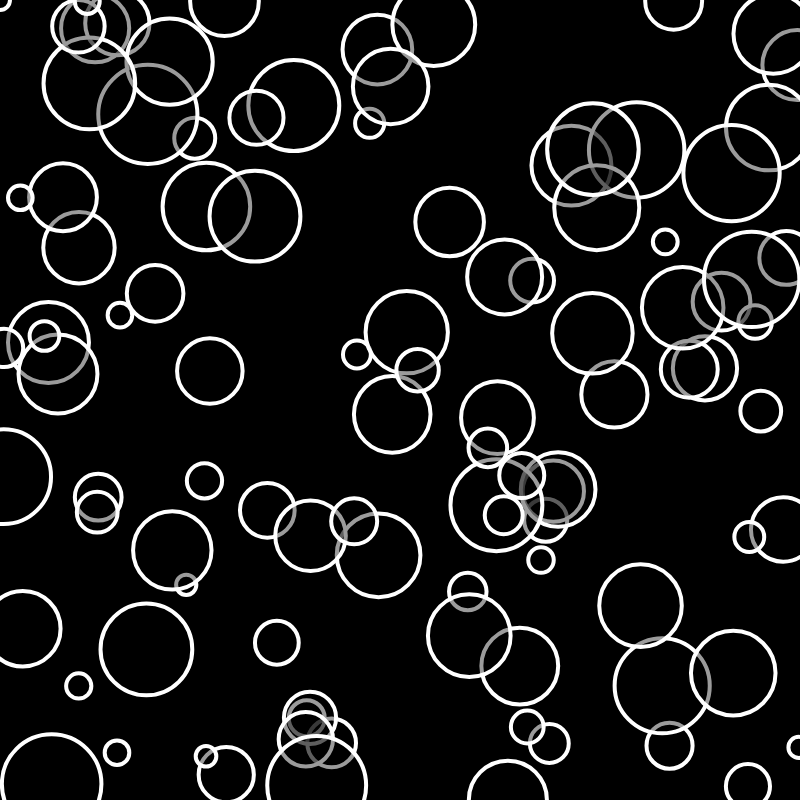
Frame 1 (no input)
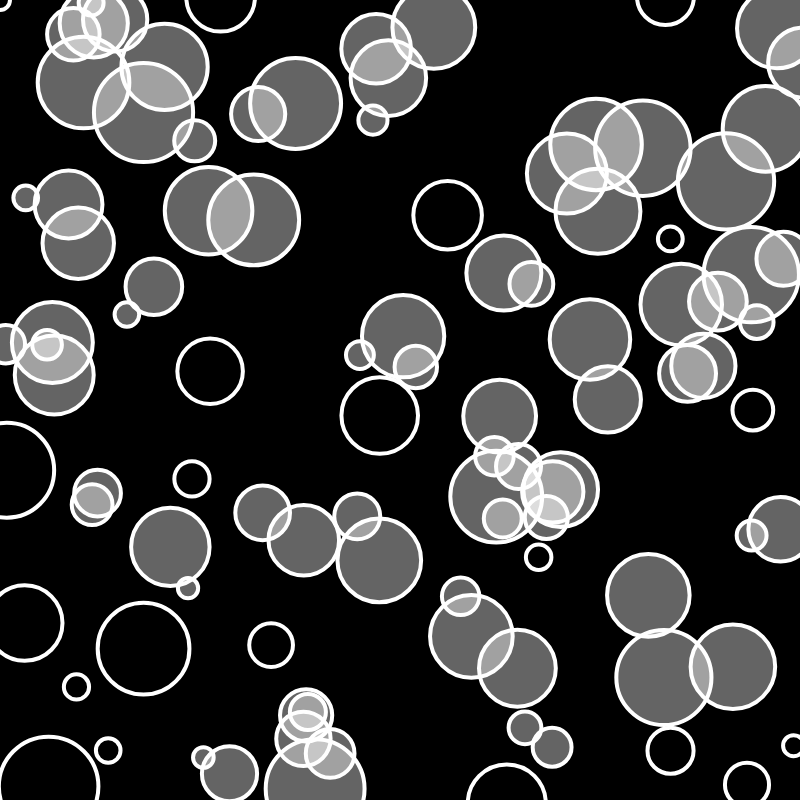
Frame 60 (no input)
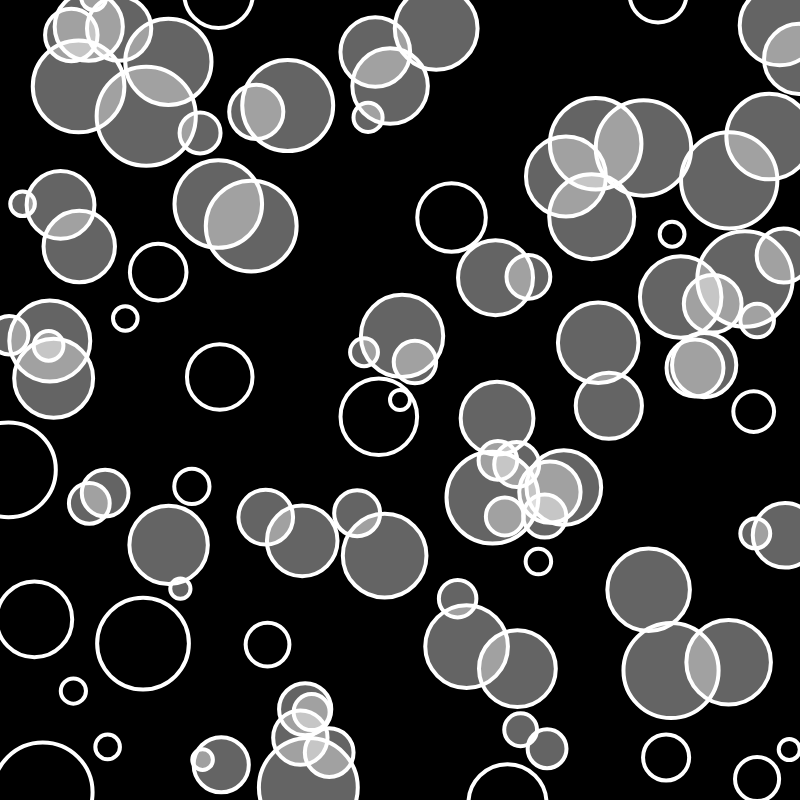
Frame 120 (the mouse pressed at the canvas centre since frame 60)

The p5.js sketch that drew these frames (run headless with seeded random() and noise() and a simulated clock; from frame 60 on, the mouse is pressed at the canvas centre):

// p5.js sketch
// ── sketch.js
// Video 7.6 introduces object communication
// Video 7.7 expands on object communication
let bubbles = [];
let unicorn;

function setup() {
  createCanvas(800, 800);
  for (let i = 0; i < 100; i++){
    let x = random(width);
    let y = random(height);
    let r = random(10,50);
    let b = new Bubble(x, y, r);
    bubbles.push(b);
  }

  unicorn = new Bubble(400,200,10);

}

function draw() {
  background(0);
  // for (let i = 0; i < bubbles.length; i++){
  //   if (bubbles[i].contains(mouseX,mouseY)){
  //     bubbles[i].changeColor;
  //   }
  //   bubbles[i].move();
  //   bubbles[i].show();
  // }
  // let d = dist(bubble1.x,bubble1.y, bubble2.x, bubble2.y);
  // if (d < bubble1.r + bubble2.r){
  //   background(200,0,100);
  // }

  // if ( bubble1.intersects(bubble2)){
  //   background(200,0,100);
  // }

  for (let b of bubbles){
    b.show();
    b.move();
    let overlapping = false;
    for (let other of bubbles){
      if (b !==  other && b.intersects(other)){
        overlapping = true;
      } 
    }
    if (overlapping){
      b.changeColor(255);
    } else { 
      b.changeColor(0);
    }
  }

  unicorn.x = mouseX; 
  unicorn.y = mouseY;
  unicorn.show();
  

 

  

}

// function mouseOver() {
//   for (let i = 0; i < bubbles.length; i++) {
//     bubbles[i].contains(mouseX,mouseY);
//   }
// }

// function mousePressed() {
//   for (let i = 0; i < bubbles.length; i++){
//     if (bubbles[i].contains(mouseX,mouseY)){
//       bubbles.splice(i,1);
//     }
//   }
// }



// From video 6.4
class Bubble {
  constructor(x,y,r=50) {
    this.x = x;
    this.y = y;
    this.r = r;
    this.brightness = 0;
  }
  // Functions within a class don't need function call
  move() {
    this.x = this.x + random(-1,1);
    this.y = this.y + random(-1,1);
  }

  show() {
      stroke(255);
      strokeWeight(4);
      fill(this.brightness,100);
      ellipse(this.x,this.y,this.r*2);
  }

  intersects(other) {
    let d = dist(this.x, this.y, other.x, other.y);
    return (d < this.r + other.r)
    // if (d < this.r + other.r){
    //   return true;
    // } else {
    //   return false;
    // }
  }


  changeColor(bright) {
    this.brightness = bright;
  }

  contains(px,py) { 
      let d = dist(px, py, this.x, this.y);
      if (d < this.r) {
        this.brightness = 255;
        return true;
      } else {
        this.brightness = 0;
        return false;
      }
    }
}
